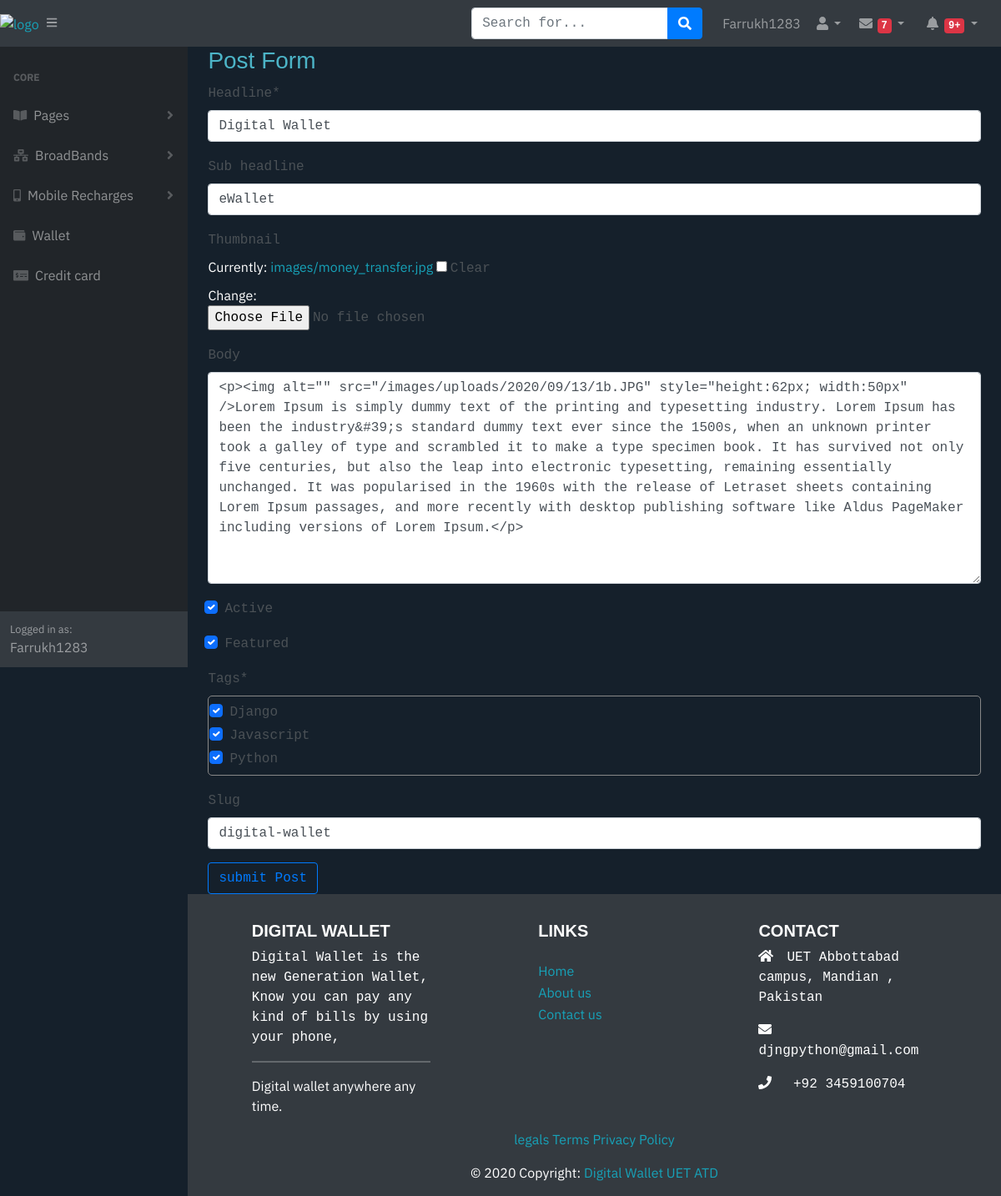
Screenshot of /update_post/digital-wallet/ (signed in) with the database file from the repository.
### portfolio/models.py (models this page shows, shortened)
class Post(models.Model):
    headline = models.CharField(max_length=200)
    sub_headline = models.CharField(max_length=200, null=True, blank=True)
    thumbnail = models.ImageField(null=True, blank=True, upload_to='images', default='placeholder.png')
    body = RichTextUploadingField(null=True, blank=True)
    created = models.DateTimeField(auto_now_add=True)
    active = models.BooleanField(default=False)
    featured = models.BooleanField(default=False)
    tags = models.ManyToManyField(Tag, null=True)
    slug = models.SlugField(null=True, blank=True)

### portfolio/views.py (the view)
# urls.py: path('update_post/<slug:slug>/', views.updatePost, name="update_post"),
@login_required(login_url="login")
def updatePost(request, slug):
    post = Post.objects.get(slug=slug)
    form = PostForm(instance=post)
    if request.method == "POST":
        form = PostForm(request.POST, request.FILES, instance=post)
        if form.is_valid():
            form.save()
        return redirect("posts")
    context = {'form':form}
    return render(request, 'portfolio/post_form.html', context)

### portfolio/forms.py
class PostForm(ModelForm):
    class Meta:
        model = Post
        fields = ('__all__')
        widgets = {
            'tags':forms.CheckboxSelectMultiple(),
        }

### portfolio/models.py (called while the page is built)
    def __str__(self):
        return self.name

### portfolio/templates/portfolio/post_form.html (shortened to what this page needs)
{% extends 'wallet/main.html' %}
{% load static %}
{% load crispy_forms_tags %}
{% block content %}
<div class="main-container">
    <h3>Post Form</h3>
    <form action="" method="POST" enctype="multipart/form-data">
        {{form|crispy}}
        <input class="btn btn-outline-primary" type="submit" value="submit Post">
    </form>
</div>
{% endblock content%}

### wallet/templates/wallet/main.html (shortened to what this page needs)
<!DOCTYPE html>
<html lang="en">
{% load static %}
<head>
    <link rel="stylesheet" href="https://stackpath.bootstrapcdn.com/bootstrap/5.0.0-alpha1/css/bootstrap.min.css">
    <link href="{% static 'css/styles.css' %}" rel="stylesheet" />
    <link href="{% static 'css/main_css.css' %}" rel="stylesheet" />
    <link rel="stylesheet" type="text/css" href="{% static 'css/default.css' %}">
</head>
<body class="sb-nav-fixed " id="page-top">
{% include 'wallet/navbar.html' %}
<div id="layoutSidenav">
    <div id="layoutSidenav_content">
        {% block content %}
        {% endblock %}
        {% include 'wallet/footer.html' %}
    </div>
</div>
</body>
</html>

### wallet/templates/wallet/navbar.html (shortened to what this page needs)
{% load static %}
<nav class="sb-topnav navbar navbar-expand navbar-dark bg-dark">
    <a href="{% url 'home' %}"><img src="{% static 'images/logo.jpg' %}" alt="logo" style="width: 70px; height: 55px;"/> </a>
    <button class="btn btn-link btn-sm order-1 order-lg-0" id="sidebarToggle" href="#"><i class="fas fa-bars"></i></button>
    <form class="d-none d-md-inline-block form-inline ml-auto mr-0 mr-md-3 my-2 my-md-0">
        <div class="input-group">
            <input class="form-control" type="text" placeholder="Search for..." aria-label="Search" aria-describedby="basic-addon2" />
            <div class="input-group-append">
                <button class="btn btn-primary" type="button"><i class="fas fa-search"></i></button>
            </div>
        </div>
    </form>
    <ul class="navbar-nav ml-auto ml-md-0">
       <a class="nav-link" href="{% url 'user_home' %}" >{{request.user}}</a>
    </ul>
    <ul class="navbar-nav ml-auto ml-md-0">
        <li class="nav-item dropdown">
            <a class="nav-link dropdown-toggle" id="userDropdown" href="#" role="button" data-toggle="dropdown" aria-haspopup="true" aria-expanded="false"><i class="fas fa-user fa-fw"></i></a>
        </li>
    </ul>
    <ul class="navbar-nav ml-auto ml-md-0">
        <li class="nav-item dropdown no-arrow mx-1">
            <a class="nav-link dropdown-toggle" href="#" id="messagesDropdown" role="button" data-toggle="dropdown" aria-haspopup="true" aria-expanded="false">
                <i class="fas fa-envelope fa-fw"></i>
                <span class="badge badge-danger">7</span>
            </a>
        </li>
        <li class="nav-item dropdown no-arrow mx-1">
            <a class="nav-link dropdown-toggle" href="#" id="alertsDropdown" role="button" data-toggle="dropdown" aria-haspopup="true" aria-expanded="false">
                <i class="fas fa-bell fa-fw"></i>
                <span class="badge badge-danger">9+</span>
            </a>
        </li>
    </ul>
</nav>
<div id="layoutSidenav">
    <div id="layoutSidenav_nav">
        <nav class="sb-sidenav accordion sb-sidenav-dark" id="sidenavAccordion">
            <div class="sb-sidenav-menu">
                <div class="nav">
                    <div class="sb-sidenav-menu-heading">Core</div>
                    <a class="nav-link collapsed" href="#" data-toggle="collapse" data-target="#collapsePages" aria-expanded="false" aria-controls="collapsePages">
                        <div class="sb-nav-link-icon"><i class="fas fa-book-open"></i></div>
                        Pages
                        <div class="sb-sidenav-collapse-arrow"><i class="fas fa-angle-down"></i></div>
                    </a>
                    <a class="nav-link collapsed" href="#" data-toggle="collapse" data-target="#collapseLayouts" aria-expanded="false" aria-controls="collapseLayouts">
                        <div class="sb-nav-link-icon"><i class="fas fa-network-wired"></i></div>
                        BroadBands
                        <div class="sb-sidenav-collapse-arrow"><i class="fas fa-angle-down"></i></div>
                    </a>
                    <a class="nav-link collapsed" href="#" data-toggle="collapse" data-target="#collapseLayouts-1" aria-expanded="false" aria-controls="collapseLayouts">
                        <div class="sb-nav-link-icon"><i class="fas fa-mobile-alt"></i></div>
                        Mobile Recharges
                        <div class="sb-sidenav-collapse-arrow"><i class="fas fa-angle-down"></i></div>
                    </a>
                    <a class="nav-link" href="#">
                        <div class="sb-nav-link-icon"><i class="fas fa-wallet"></i></div>
                        Wallet
                    </a>
                    <a class="nav-link" href="#">
                        <div class="sb-nav-link-icon"><i class="fas fa-money-check-alt"></i></div>
                        Credit card
                    </a>
                </div>
            </div>
            <div class="sb-sidenav-footer">
                <div class="small">Logged in as:</div>
                {{request.user}}
            </div>
        </nav>
    </div>
</div>

### wallet/templates/wallet/footer.html (shortened to what this page needs)
<footer class="page-footer font-small pt-0 bg-dark text-white" >
  <div class="container text-center text-md-center">
    <div class="row text-center text-md-left mt-3 pb-3">
      <div class="col-md-3 col-lg-3 col-xl-3 mx-auto mt-3">
        <h5 class="text-uppercase mb-6 font-weight-bold" style="color: #fff">Digital Wallet</h5>
        <p style="color: #fff">Digital Wallet is the new Generation Wallet,
          Know you can pay any kind of bills by using your phone,<br>
          <hr>
          Digital wallet anywhere any time.
      </div>
      <div class="col-md-2 mx-auto">
        <h5 class="font-weight-bold text-uppercase mt-3 mb-4" style="color: #fff">Links</h5>
        <ul class="list-unstyled">
          <li>
            <a href="{% url 'home' %}">Home</a>
          </li>
          <li>
            <a href="#">About us</a>
          </li>
          <li>
            <a href="#">Contact us</a>
          </li>
        </ul>
      </div>
      <div class="col-md-4 col-lg-3 col-xl-3 mx-auto mt-3">
        <h5 class="text-uppercase mb-6 font-weight-bold" style="color: #fff" >Contact</h5>
        <p style="color: #fff">
          <i class="fas fa-home mr-3" ></i>UET Abbottabad campus, Mandian , Pakistan</p>
        <p style="color: #fff">
          <i class="fas fa-envelope mr-3" ></i>djngpython@gmail.com</p>
        <p style="color: #fff">
          <i class="fas fa-phone mr-3" ></i> +92 3459100704</p>
      </div>
    </div>
    <div class="md-right text-break text-white">
      <a href="#">legals</a>
        <a href="#">Terms</a>
        <a href="#">Privacy Policy</a>
    </div>
    <div class="footer-copyright text-center py-3">© 2020 Copyright:
        <a href="{% url 'home' %}"> Digital Wallet UET ATD</a>
    </div>
  </div>
</footer>

### static/css/main_css.css (style rules this page uses)
* { font-family: 'IBM Plex Sans', sans-serif; }

### static/css/default.css (style rules this page uses)
:root { --mainColor:#eaeaea; --secondaryColor:#fff; --borderColor:#c1c1c1; --mainText:black; --secondaryText:#4b5156; --themeDotBorder:#24292e; --previewBg:rgb(251, 249, 243); --previewShadow:#f0ead6; --buttonColor:black; }
html, body { padding: 0; margin: 0; scroll-behavior: smooth; }
body * { transition: 0.3s; }
h1, h2, h3, h4, h5, h6, strong { color: var(--mainText); font-family: 'Russo One', sans-serif; font-weight: 500; }
p, li, span, label, input, textarea { color: var(--secondaryText); font-family: 'Roboto Mono', monospace; }
a { text-decoration: none; color:#17a2b8; }
ul { list-style: none; }
h3 { font-size: 28px; }
h5 { font-size: 20px; }
.main-container { width: 1200px; margin: 0 auto; }
@media screen and (max-width: 1200px) { .main-container { width: 95%; } }

### portfolio/templates/portfolio/post_form.html (style rules this page uses)
body { color: #fff; background-color: #15202B; }
#div_id_tags > div { max-height: 100px; overflow-y: scroll; border: 1px solid #888; padding: 5px; border-radius: 5px; }
h3 { color: #4cb4c7; }
.main-container { color: #FFFFFF; }

### rows the page displays
Post: headline "Digital Wallet", sub_headline "eWallet", body "<p><img alt=\"\" src=\"/images/uploads/2020/09/13/1b.JPG\" style=\"height:62px; width:50px\" />Lorem Ipsum is simply dummy text of the printing and typesetting industry. Lorem Ipsum has been the industry&#39;s standard dummy text ever since the 1500s, when an unknown printer took a galley of type and scrambled it to make a type specimen book. It has survived not only five centuries, but also the leap into electronic typesetting, remaining essentially unchanged. It was popularised in the 1960s with the release of Letraset sheets containing Lorem Ipsum passages, and more recently with desktop publishing software like Aldus PageMaker including versions of Lorem Ipsum.</p>", active "☑", featured "☑", slug "digital-wallet"

### other values shown
{{ request.user }} "Farrukh1283"
